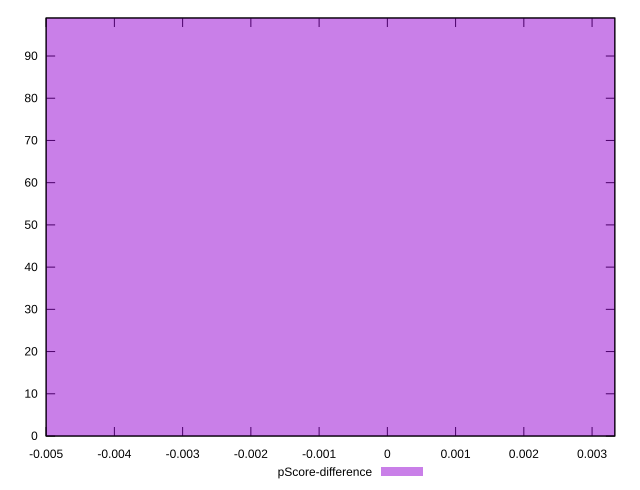

The gnuplot source for this figure:
reset

$pScoreDifference <<EOF
0 99
EOF

set key outside below
set boxwidth 0.1
set xrange [-0.0050000000000000044:0.0033333333333332993]
set yrange [0:99]
set trange [0:99]
set style fill transparent solid 0.5 noborder
set terminal svg size 640, 490 enhanced background rgb 'white'
set output "reports/report_00030_2021-02-24T20-42-31.540Z/unused-css-rules/samples/card/pScore-difference/histogram.svg"

plot $pScoreDifference title "pScore-difference" with boxes

reset
